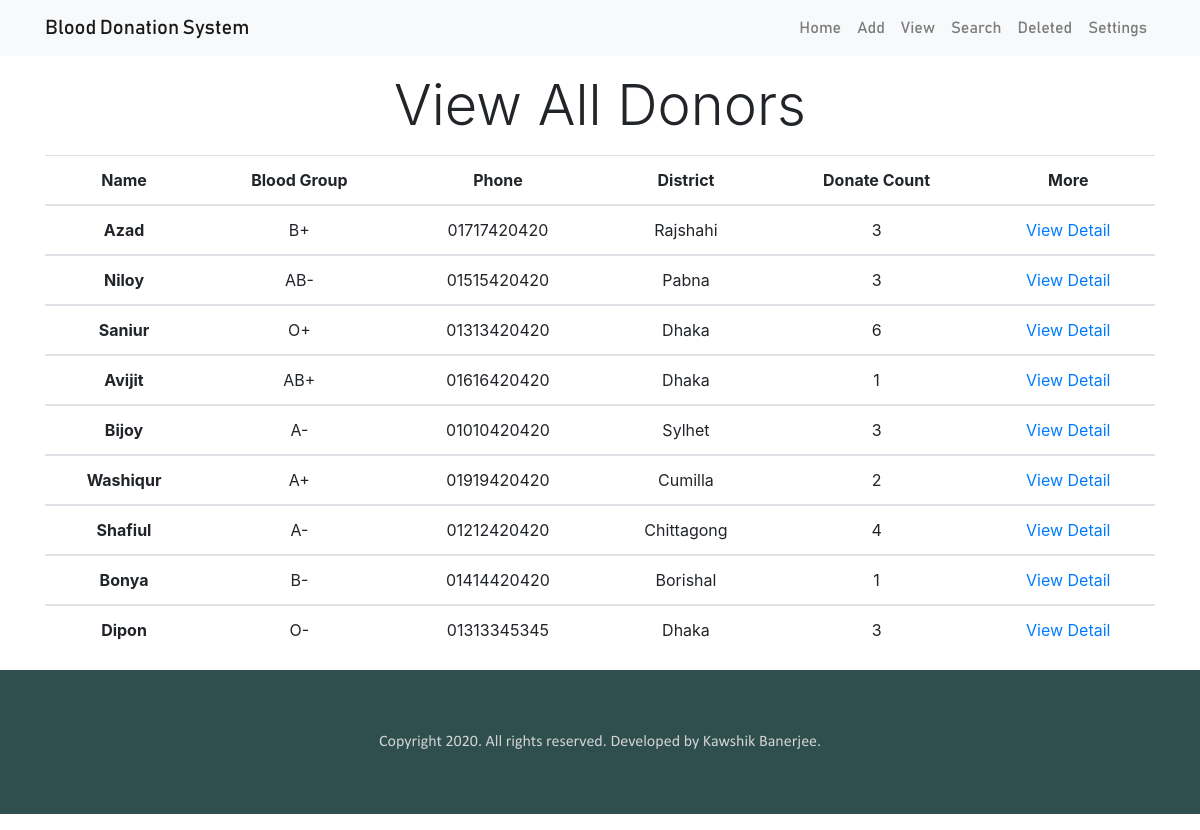
/site/viewDonor.php (signed in), run on the app's committed database.
### tables this page shows
CREATE TABLE `donors` (
  `id` int(11) NOT NULL,
  `name` varchar(30) NOT NULL,
  `bloodGroup` varchar(4) NOT NULL,
  `email` varchar(25) NOT NULL,
  `contact` varchar(11) NOT NULL,
  `address` varchar(30) NOT NULL,
  `donateCount` int(11) NOT NULL,
  `isDelete` tinyint(1) NOT NULL
);

### site/viewDonor.php (the view, shortened to what this page needs)
<?php
  include_once "include/DBh.php";
    require "header.php";
?>
<!DOCTYPE html>
<html lang="en">
<head>
</head>
<body>
  <p class="container display-4 text-center mt-3">View All Donors</p>
  <div class="container">
  <table class="table">
  <thead>
    <tr>
      <th scope="col" style="text-align:center">Name</th>
      <th scope="col" style="text-align:center">Blood Group</th>
      <th scope="col" style="text-align:center">Phone</th>
      <th scope="col" style="text-align:center">District</th>
      <th scope="col" style="text-align:center">Donate Count</th>
      <th scope="col" style="text-align:center">More</th>
    </tr>
  </thead>
  <?php
    $sql = " SELECT * FROM donors WHERE isDelete=FALSE; ";
    $result = mysqli_query($conn, $sql);
    $resultCheck = mysqli_num_rows($result);
    if ($resultCheck > 0) {
        while ($row = mysqli_fetch_assoc($result)) {
  ?>
  <tbody>
    <tr>
      <th scope="row" style="text-align:center"><?php echo $row['name'] ?> </td>
      <td style="text-align:center"><?php echo $row['bloodGroup'] ?> </td>
      <td style="text-align:center"><?php echo $row['contact'] ?> </td>
      <td style="text-align:center"><?php echo $row['address'] ?> </td>
      <td style="text-align:center"><?php echo $row['donateCount'] ?> </td>
      <td style="text-align:center">
        <a href="viewDonorDetail.php?id=<?php echo $row['id']; ?>" target="_blank">View Detail</a>
      </td>
    </tr>
    <?php
        }
    }
    ?>
  </tbody>
  </table>
  </div>
</body>
<?php
    require "footer.php";
?>

### site/header.php (shortened to what this page needs)
<!DOCTYPE html>
<html lang="en">
<head>
    <link rel="stylesheet" href="./CSS/bootstrap.min.css">
    <link rel="stylesheet" href="./CSS/bootstrap.min.js">
</head>
<body>
        <div class="main-menu">
            <nav class="navbar navbar-expand-lg navbar-light bg-light">
                <div class="container">
                    <a class="navbar-brand" href="#">Blood Donation System</a>
                    <div class="collapse txt navbar-collapse justify-content-end" id="navbarNavAltMarkup">
                        <div class="navbar-nav">
                            <a class="nav-item nav-link" href="home.php" target="_blank">Home </a>
                            <a class="nav-item nav-link" href="addDonor.php" target="_blank">Add </a>
                            <a class="nav-item nav-link" href="viewDonor.php" target="_blank">View </a>
                            <a class="nav-item nav-link" href="searchDonor.php" target="_blank">Search </a>
                            <a class="nav-item nav-link" href="viewDonorDeleted.php" target="_blank">Deleted </a>
                            <a class="nav-item nav-link" href="adminSettings.php" target="_blank">Settings </a>
                        </div>
                    </div>
                </div>
            </nav>
        </div>
</body>
</html>

### site/footer.php
<link rel="stylesheet" href="./CSS/style.css">
<footer class="footer-area foot" id="footer-area">
        <div class="justify-content-center">
            <div class="copyrights text-center">
                <p class="para" style="color: lightgray;">
                    Copyright 2020. All rights reserved. Developed by Kawshik Banerjee.
                </p>
            </div>
        </div>
</footer>

### site/CSS/style.css (style rules this page uses)
.main-menu .navbar .navbar-brand { font-family: "Bahn"; }
.main-menu .navbar .navbar-nav .nav-item { font-family: "Bahn"; }
.footer-area .para { font-family: "Calibri"; background: darkslategrey; padding: 5%; }

### data on the page
donors: name "Azad", bloodGroup "B+", contact "01717420420", address "Rajshahi", donateCount "3"
donors: name "Niloy", bloodGroup "AB-", contact "01515420420", address "Pabna", donateCount "3"
donors: name "Saniur", bloodGroup "O+", contact "01313420420", address "Dhaka", donateCount "6"
donors: name "Avijit", bloodGroup "AB+", contact "01616420420", address "Dhaka", donateCount "1"
donors: name "Bijoy", bloodGroup "A-", contact "01010420420", address "Sylhet", donateCount "3"
donors: name "Washiqur", bloodGroup "A+", contact "01919420420", address "Cumilla", donateCount "2"
donors: name "Shafiul", bloodGroup "A-", contact "01212420420", address "Chittagong", donateCount "4"
donors: name "Bonya", bloodGroup "B-", contact "01414420420", address "Borishal", donateCount "1"
donors: name "Dipon", bloodGroup "O-", contact "01313345345", address "Dhaka", donateCount "3"
